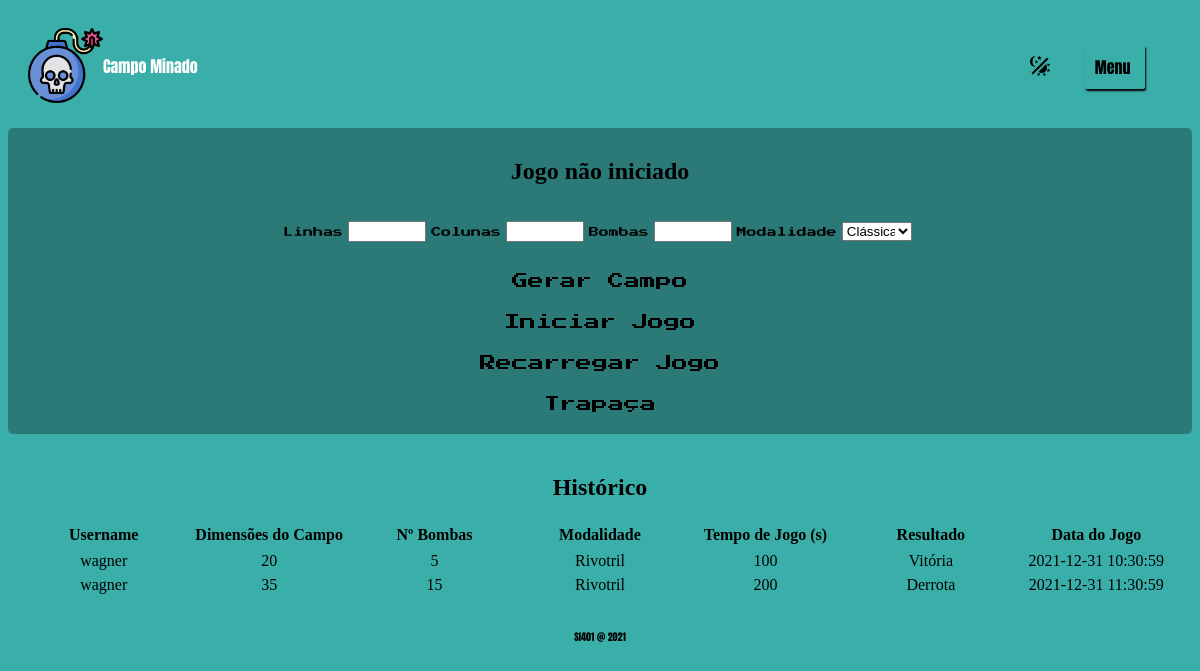
The page /html/game.php (signed in) on the database its author committed.
### tables this page shows
create table partidas (
    id int not null auto_increment,
    idUsuario int not null,		
    dimensaoCampo int not null,
    numeroBombas int not null,
    tempoPartida int,
    resultado varchar(1) not null,
    dataDoJogo datetime not null,
    modoDeJogo varchar(1) not null,
    primary key (id),
    foreign key (idUsuario) references usuarios(id));

create table usuarios (
    id int not null auto_increment,
    username varchar(50) not null,
    senha varchar(255) not null,
    dataNascimento date not null,
    nome varchar(255) not null,
    email varchar(255) not null,
    telefone varchar(255) not null,
    cpf varchar(255) not null,
    primary key (id));

### html/DataSource.php (called while the page is built, shortened)
<?php
class DataSource{
    private $connection;
    public function __construct(){
        $this->connection = new mysqli(self::HOST, self::USERNAME, self::PASSWORD, self::DATABASENAME);
    }
    public function showUserHistory($userId){
        $query = "CALL mostrarHistorico(".$userId.")";
        $history = $this->connection->query($query);
        return $history;
    }
}
?>

### html/game.php (the view, shortened to what this page needs)
<!DOCTYPE html>
<html lang="en">
    <head>
        <link rel="stylesheet" href="../css/index.css">
        <link rel="stylesheet" href="../css/game.css">
    </head>
    <body onload="loadGamePage()">
        <header>
            <div>
                <img class="bomb" src="../images/bombear.png" alt="bomba" />
                <span class="logo">Campo Minado</span>
            </div>
            <div class="div-change-theme">
                <div class="btn" onclick="changeTheme()">
                    <img class="change-theme" src="../images/theme_light_dark_icon.svg" alt="Trocar o Theme" />
                </div>
            </div>
            <div class="dropdown">
                <div class="dropbtn">Menu</div>
            </div>
        </header>
        <section class="campo">
            <h1 id = "gameStatus" class = gameStatus>Jogo não iniciado</h1>
            <form class = "options" action="dim">
                <label for="linhas">Linhas</label>
                <input type="number"  id = "linhas" name="linhas">
                <label for="colunas">Colunas</label>
                <input type="number"  id = "colunas" name="colunas">
                <label for="bomb">Bombas</label>
                <input type="number"  id = "bomb" name="bomb">
                <label for="model">Modalidade</label>
                <select id="model">
                  <option value="classic">Clássica</option>
                </select>
            </form>
            <div class="btn" id="gerarCampo" onclick="gerarCampo()">Gerar Campo</div>
            <div id = "notReady" class = "btn notReady" onclick = "startGame()">
                Iniciar Jogo
            </div>
            <div class = "btn" onclick = "restartGame()">
                Recarregar Jogo
            </div>
            <div class = "btn" onclick = "cheating()">
                Trapaça
            </div>
        </section>
        <article>
            <h1>Histórico</h1>
            <table>
                <thead>
                    <tr>
                        <th>Username</th>
                        <th>Dimensões do Campo</th>
                        <th>Nº Bombas</th>
                        <th>Modalidade</th>
                        <th>Tempo de Jogo (s)</th>
                        <th>Resultado</th>
                        <th>Data do Jogo</th>
                    </tr>
                </thead>
                <tbody id="ranking">
                <?php
                        require_once 'DataSource.php';
                        $conn = new DataSource();
                        $history = $conn->showUserHistory($_COOKIE["userId"]);
                        if($history->num_rows > 0) {
                            while($row = $history->fetch_assoc()) {
                                echo "<tr>";
                                echo "<td>" . $row["username"] . "</td>";
                                echo "<td>" . $row["dimensaoCampo"] . "</td>";
                                echo "<td>" . $row["numeroBombas"] . "</td>";
                                echo "<td>" . (($row["modoDeJogo"] == "R")? "Rivotril":"Clássico"). "</td>";
                                echo "<td>" . $row["tempoPartida"] . "</td>";
                                echo "<td>" . (($row["resultado"] == "P")? "Derrota":"Vitória") . "</td>";
                                echo "<td>" . $row["dataDoJogo"] . "</td>";
                                echo "</tr>";
                            }
                        }
                    ?>
                </tbody>
            </table>
        </article>
        <footer>
            <p>SI401 @ 2021</p>
        </footer>
    </body>
</html>

### css/index.css (style rules this page uses)
tr { width: 100%; display: table; table-layout: fixed; }
td { display: table-cell; text-align: center; vertical-align: middle; word-wrap: break-word; }
input, select { width: 10%; margin: 5px; }
body { background-color: #3AAFA9; }
.campo { display: flex; flex-direction: column; flex-wrap: wrap; background-color: #2b7a78; border-radius: 5px; margin-top: 5px; }
.btn { padding: 1%; margin: auto; margin-top: 2px; display: inline; border-radius: 2px; cursor: pointer; font-family: 'Press Start 2P', cursive; }
.options { margin: auto; display: flex; align-items: center; justify-content: center; width: 60%; padding: 1%; border-radius: 5px; font-size: 10px; font-family: 'Press Start 2P', cursive; }
header { display: flex; flex-direction:row; padding: 20px; border-radius: 5px; align-items: center; }
header div { display: flex; flex-direction:row; align-items: center; width: 80%; }
header div img.bomb { width: 75px; }
header div span.logo { color:#ffffff; font-family: 'Anton', sans-serif; }
header div.div-change-theme { width: 10%; align-items: end; display: flex; align-content: end; flex-direction: column; }
header div.div-change-theme div.btn { width: 20px; text-align: end; align-items: end; display: flex; flex-direction: row; float: left; margin: 0; }
header div.dropdown { width: 10%; align-items: end; display: flex; align-content: end; flex-direction: column; }
header div.dropdown .dropbtn { padding: 10px; margin: auto; margin-top: 2px; display: inline; width: 40px; border-radius: 2px; box-shadow: 1px 2px 2px #000000; cursor: pointer; font-family: 'Anton', sans-serif; }
nav .btn, nav .btn-selected, header .btn { padding: 10px; margin: auto; display: inline; border-radius: 2px; cursor: pointer; }
section { margin-top: 10px; display: flex; flex-direction:row; padding: 10px; border-radius: 5px; align-items: center; }
article { margin-top: 10px; display: flex; flex-direction:row; padding: 10px; border-radius: 5px; align-items: center; }
footer { margin-top: 10px; display: flex; flex-direction:column; border-radius: 5px; align-items: center; }
footer p { font-size: 10px; font-family: 'Anton', sans-serif; }

### css/game.css (style rules this page uses)
article { display: flex; flex-direction: column; }

### rows shown on the page
partidas: idUsuario.username "wagner", dimensaoCampo "20", numeroBombas "5", modoDeJogo "Rivotril", tempoPartida "100", resultado "Vitória", dataDoJogo "2021-12-31 10:30:59"
partidas: idUsuario.username "wagner", dimensaoCampo "35", numeroBombas "15", modoDeJogo "Rivotril", tempoPartida "200", resultado "Derrota", dataDoJogo "2021-12-31 11:30:59"
